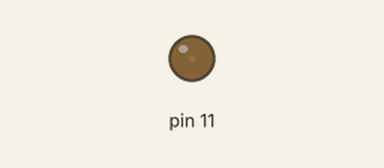
Bench run of a sketch on a simulated Arduino Uno, built with avr-gcc and run on an emulated ATmega328P. Shown: output pins drawn as LEDs (lit = HIGH).

Above: at 0.05 s.
At 0.65 s:
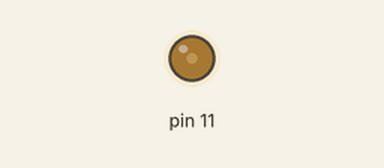
At 1.3 s:
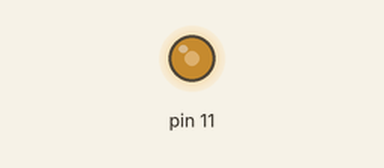
At 2.55 s:
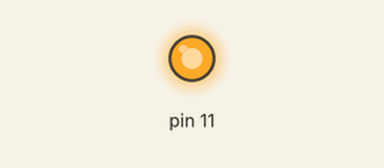
Timing chart, 0 to 5.9 s (numbered marks = the images above):
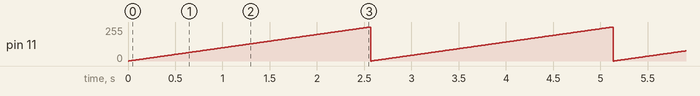

The sketch:

week07_4_arduino_analogWrite.ino
```cpp
//week07_4_arduino_analogWrite
void setup() {
  pinMode(11,OUTPUT);  //第11個pin腳(有PWM功能,可0-255輸出),要輸出
}//這些特別的腳,分別是第3,第5,第6,第9,第10,第11,共六個腳,都可控制他的亮暗的程度

int a=0;
void loop() {
  analogWrite(11,a);  //亮的程度,是a的值
  a = (a+1)%256;  //會在亮一點點
  delay(10); //每0.01秒
}
```

Measured:
- by itself, pin 11: ramps from 0/255 to 255/255 and jumps back, once every 2.6 s
